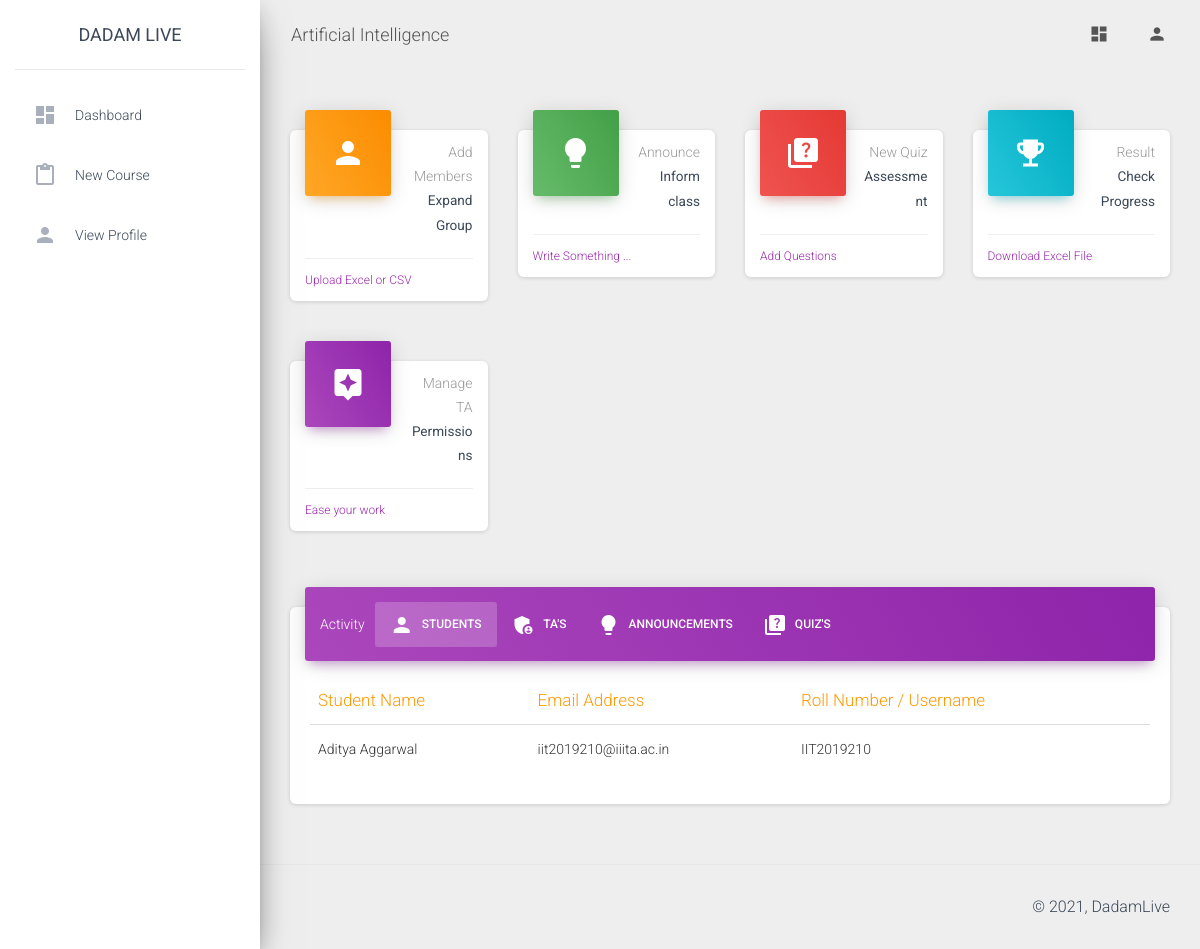
Page /dashboard/faculty/course/view/8 (signed in) on the earlier database version.
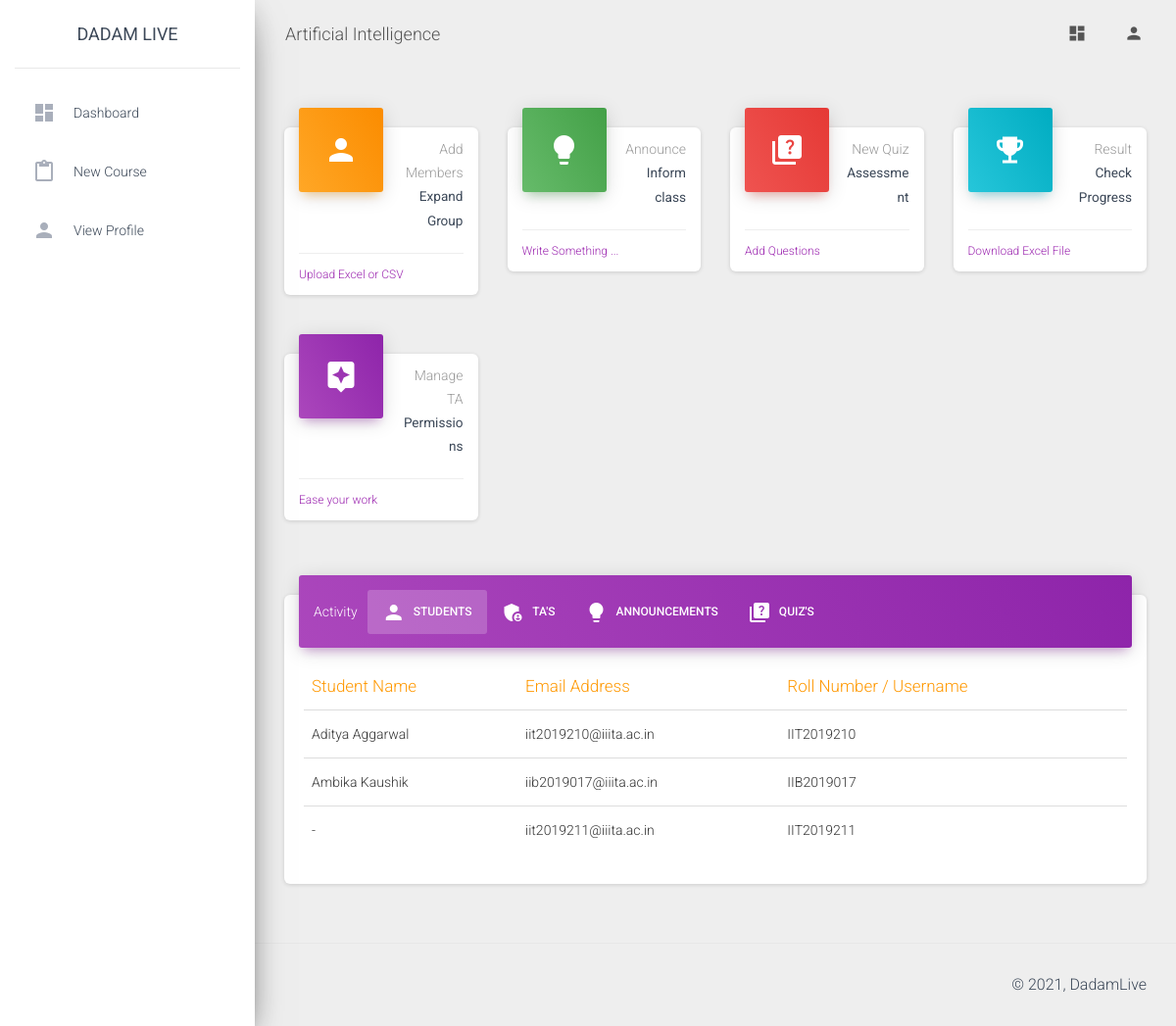
Same page on the later database version.
### faculty/models.py (models this page shows, shortened)
class Enrolment(models.Model):
    course=models.ForeignKey(Course, on_delete=models.CASCADE, null=True, blank=True)
    user=models.ForeignKey(User, on_delete=models.CASCADE, null=True, blank=True)
    userType=models.ForeignKey(UserType, on_delete=models.SET_NULL, null=True, blank=True)
    enrolled_on=models.DateTimeField(default=datetime.datetime.now(timezone('Asia/Kolkata')))

### faculty/views.py (the view)
# urls.py: path('course/view/<str:course_id>',views.view_course,name="view_course"),
def view_course(request,course_id):
    faculty=basicChecking(request)
    if faculty==False:
        return redirect('home')
    course=""
    try:
        course=Course.objects.get(id=int(course_id))
        if course.instructor!=request.user:
            return JsonResponse({"message": "Course was not found on this server"}, status=400)
    except:
        return JsonResponse({"message": "Course was not found on this server"}, status=400)
    if request.method=="POST":
        pass
    else:
        enrolments=Enrolment.objects.filter(course=course)
        announcements=Announcement.objects.filter(course=course).order_by('-id')
        quizes=Quiz.objects.filter(course=course).order_by('-id')
        TA_permissions=TeachingAssistantPermission.objects.filter(enrolment__course=course)
        ta_contacts=[]
        for each in enrolments:
            if each.userType.userTypeCode==settings.CODE_TA:
                ta_contacts.append(TeachingAssistant.objects.get(user=each.user))
        context={"course": course, "enrolments": enrolments, "announcements": announcements, "quizes": quizes,"TA_permissions": TA_permissions, "ta_contacts": ta_contacts}
        return render(request,"faculty/view_course.html",context=context)

### faculty/views.py (called while the page is built)
def basicChecking(request):
    if request.user.is_authenticated==False:
        return False
    try:
        info=UserInformation.objects.get(user=request.user)
        if info.userType.userTypeCode==settings.CODE_FACULTY:
            faculty=Faculty.objects.get(user=request.user)
            return faculty
        return False
    except:
        return False

### faculty/templates/faculty/view_course.html (shortened to what the changed rows need)
{% extends 'faculty/base.html' %} {% load static %}
{% block css %}
<link rel="stylesheet" href="http://cdn.datatables.net/1.10.2/css/jquery.dataTables.min.css"></style>
{% endblock %}
{% block main_body %}
  <div class="row">
    <div class="col-lg-12 col-md-12">
      <div class="card">
        <div class="card-body">
          <div class="tab-content">
            <div class="tab-pane active" id="studs">
                <table class="table table-hover">
                    <thead class="text-warning">
                      <th>Student Name</th>
                      <th>Email Address</th>
                      <th>Roll Number / Username</th>
                    </thead>
                    <tbody>
                        {% for each in enrolments %}
                        {% ifequal each.userType.userTypeCode 645 %}
                        <tr>
                          {% if each.user.first_name %}
                          <td>{{each.user.first_name}} {{each.user.last_name}}</td>
                          {% else %}
                            {% if each.user.last_name %}
                            <td>{{each.user.first_name}} {{each.user.last_name}}</td>
                            {% else %}
                            <td>-</td>
                            {% endif %}
                          {% endif %}
                            <td>{{each.user.email}}</td>
                            <td>{{each.user.username}}</td>
                        </tr>
                        {% endifequal %}
                        {% endfor %}
                    </tbody>
                </table>
            </div>
          </div>
        </div>
      </div>
    </div>
  </div>
{% endblock %}

Differences in the rows shown:
added Enrolment: user.first_name "Ambika", user.last_name "Kaushik", user.email "iib2019017@iiita.ac.in", user.username "IIB2019017"
added Enrolment: user.email "iit2019211@iiita.ac.in", user.username "IIT2019211"
